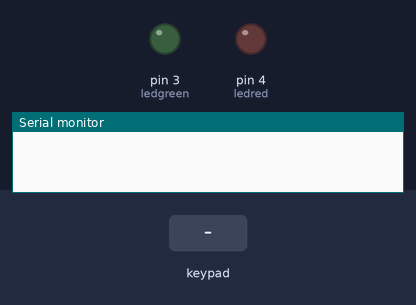
Bench run of a sketch on a simulated Arduino Uno, built with avr-gcc and run on an emulated ATmega328P. Parts: output pins drawn as LEDs (lit = HIGH), the last lines printed to the serial monitor. The test bench sets the inputs (shaded band).

Above: at 1.2 s.
1.3 s: keypad keys 0 0 0 0 pressed 0.4 s apart
At 3.4 s:
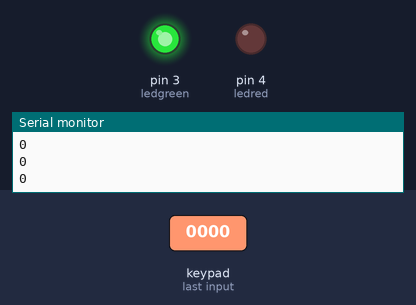
Timing chart, 0 to 14.0 s (numbered marks = the images above; inputs shaded):
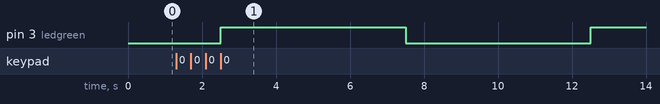

Measured:
- after the input at 1.3 s, pin 3 (ledgreen): LOW → HIGH after 1.2 s, → LOW 5.0 s later, → HIGH 5.0 s later

The sketch:

sketch_oct02c.ino
```cpp
#include <Keypad.h>

int ledgreen = 3;
int ledred = 4;
int ledyellow = 2;
int i = 0;


const byte ROWS = 4; //four rows
const byte COLS = 4; //four columns
char keys[ROWS][COLS] = {
  {'1','2','3','A'},
  {'4','5','6','B'},
  {'7','8','9','C'},
  {'*','0','#','D'}
};

byte rowPins[ROWS] = {5, 6, 7, 8}; //connect to the row pinouts of the keypad
byte colPins[COLS] = {9, 10, 11, 12}; //connect to the column pinouts of the keypad

Keypad keypad = Keypad( makeKeymap(keys), rowPins, colPins, ROWS, COLS );

char inputArray[4]; //array to gather user keypad presses
char Main[4] = {'0','0','0','0'}; //array to hold keypad password


void setup(){
   Serial.begin(9600);
   pinMode(ledgreen, OUTPUT);
   pinMode(ledred, OUTPUT);
}

int checkCode()
{
 {
   //match input array to password array

   if ((inputArray[0] == Main[0] &&
   inputArray[1] == Main[1] &&
   inputArray[2] == Main[2] &&
   inputArray[3] == Main[3]))
   {
     open();
   }else{
     digitalWrite(ledred, HIGH); //turn on registerPin led
   delay(5000);
   digitalWrite(ledred, LOW); //turn on registerPin led
    }
 }
};

int open()
{
 digitalWrite(ledgreen, HIGH); //turn on registerPin led
 delay(5000);
  digitalWrite(ledgreen, LOW); //turn on registerPin led

 digitalWrite(ledyellow, LOW); //turn on registerPin led
 delay(5000);
  digitalWrite(ledgreen, HIGH); //turn on registerPin led

 return 0;
};

void loop(){
char key = keypad.getKey();
   digitalWrite(ledyellow, HIGH);
 //if a key is presseds
 if(key)
 {


   inputArray[i] = key; //store entry into array
   i++;
   Serial.println(key); //print keypad character entry to serial port

   if (key=='*')
   {
     Serial.println("Reset");
     i=0; //reset i
   }

   if (i == 4) //if 4 presses have been made
   {
     checkCode();
     {
      i=0;
     }
   }
}
}
```
